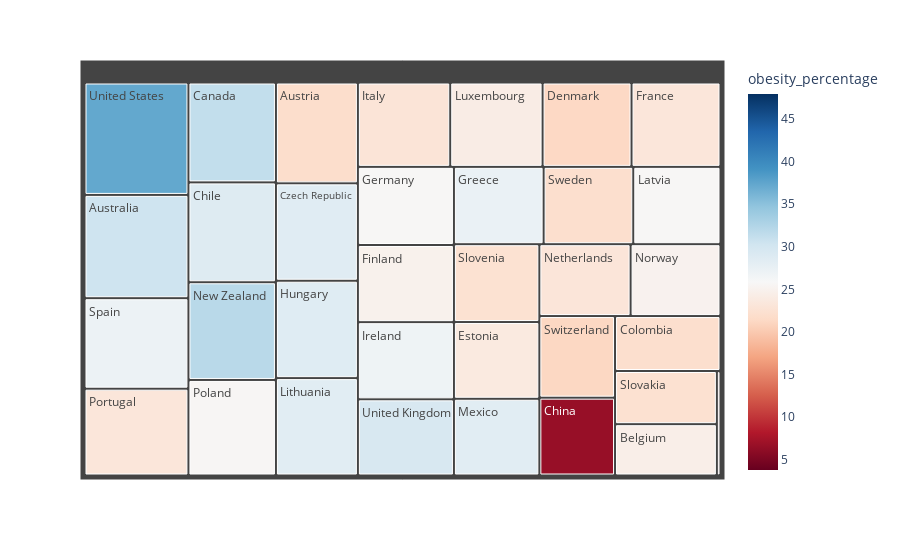

Here is the notebook cell this chart was saved with:
### Markdown cell above
## Treemap of the final merged data

### Code cell
from sqlalchemy import create_engine
import psycopg2
import pandas as pd
import psycopg2
import pandas.io.sql as sqlio
import plotly.express as px
import pandas as pd
import numpy as np
import seaborn as sns
import psycopg2

engine  = create_engine('postgresql+psycopg2://ermesa:ermesa12@postgresql-28021-0.cloudclusters.net:28035/dap', pool_recycle=3600);
postgreSQLConnection    = engine.connect();

with engine.connect() as con:
    sql="select CAST(obesity_percentage as Float), country, population, meat_tot, covid_deaths from final_table order by covid_deaths desc"
    data=sqlio.read_sql_query(sql,con)
    dF = pd.DataFrame(data=data)

fig = px.treemap(dF, path=['country'], values='meat_tot',
                  color='obesity_percentage', hover_data=['meat_tot'],
                  color_continuous_scale='RdBu',
                  color_continuous_midpoint=np.average(dF['obesity_percentage'], weights=dF['meat_tot']))
fig.show()

### Figure 1 — Plotly figure (JSON) as saved in the notebook; plotly's stock layout.template omitted (floating-point values rounded to 4 significant figures)
{"data": [{"branchvalues": "total", "customdata": [[113, 30.4], [87, 21.9], [55, 24.5], [92, 31.3], [92, 28.8], [62, 6.6], [61, 22.1], [84, 28.5], [79, 21.3], [69, 23.8], [78, 24.9], [79, 23.2], [79, 25.7], [73, 27.4], [84, 28.6], [4, 3.8], [78, 26.9], [82, 22.9], [71, 25.7], [84, 28.4], [82, 24.2], [69, 28.4], [69, 23.1], [90, 32], [68, 25], [88, 25.6], [95, 23.2], [57, 22.4], [70, 22.5], [99, 27.1], [73, 22.1], [65, 21.2], [77, 29.5], [123, 37.3]], "domain": {"x": [0, 1], "y": [0, 1]}, "hovertemplate": "labels=%{label}<br>meat_tot=%{customdata[0]}<br>parent=%{parent}<br>id=%{id}<br>obesity_percentage=%{color}<extra></extra>", "ids": ["Australia", "Austria", "Belgium", "Canada", "Chile", "China", "Colombia", "Czech Republic", "Denmark", "Estonia", "Finland", "France", "Germany", "Greece", "Hungary", "India", "Ireland", "Italy", "Latvia", "Lithuania", "Luxembourg", "Mexico", "Netherlands", "New Zealand", "Norway", "Poland", "Portugal", "Slovakia", "Slovenia", "Spain", "Sweden", "Switzerland", "United Kingdom", "United States"], "labels": ["Australia", "Austria", "Belgium", "Canada", "Chile", "China", "Colombia", "Czech Republic", "Denmark", "Estonia", "Finland", "France", "Germany", "Greece", "Hungary", "India", "Ireland", "Italy", "Latvia", "Lithuania", "Luxembourg", "Mexico", "Netherlands", "New Zealand", "Norway", "Poland", "Portugal", "Slovakia", "Slovenia", "Spain", "Sweden", "Switzerland", "United Kingdom", "United States"], "marker": {"coloraxis": "coloraxis", "colors": [30.4, 21.9, 24.5, 31.3, 28.8, 6.6, 22.1, 28.5, 21.3, 23.8, 24.9, 23.2, 25.7, 27.4, 28.6, 3.8, 26.9, 22.9, 25.7, 28.4, 24.2, 28.4, 23.1, 32, 25, 25.6, 23.2, 22.4, 22.5, 27.1, 22.1, 21.2, 29.5, 37.3]}, "name": "", "parents": ["", "", "", "", "", "", "", "", "", "", "", "", "", "", "", "", "", "", "", "", "", "", "", "", "", "", "", "", "", "", "", "", "", ""], "type": "treemap", "values": [113, 87, 55, 92, 92, 62, 61, 84, 79, 69, 78, 79, 79, 73, 84, 4, 78, 82, 71, 84, 82, 69, 69, 90, 68, 88, 95, 57, 70, 99, 73, 65, 77, 123]}], "layout": {"coloraxis": {"cmid": 25.87, "colorbar": {"title": {"text": "obesity_percentage"}}, "colorscale": [[0, "rgb(103,0,31)"], [0.1, "rgb(178,24,43)"], [0.2, "rgb(214,96,77)"], [0.3, "rgb(244,165,130)"], [0.4, "rgb(253,219,199)"], [0.5, "rgb(247,247,247)"], [0.6, "rgb(209,229,240)"], [0.7, "rgb(146,197,222)"], [0.8, "rgb(67,147,195)"], [0.9, "rgb(33,102,172)"], [1, "rgb(5,48,97)"]]}, "legend": {"tracegroupgap": 0}, "margin": {"t": 60}}}
